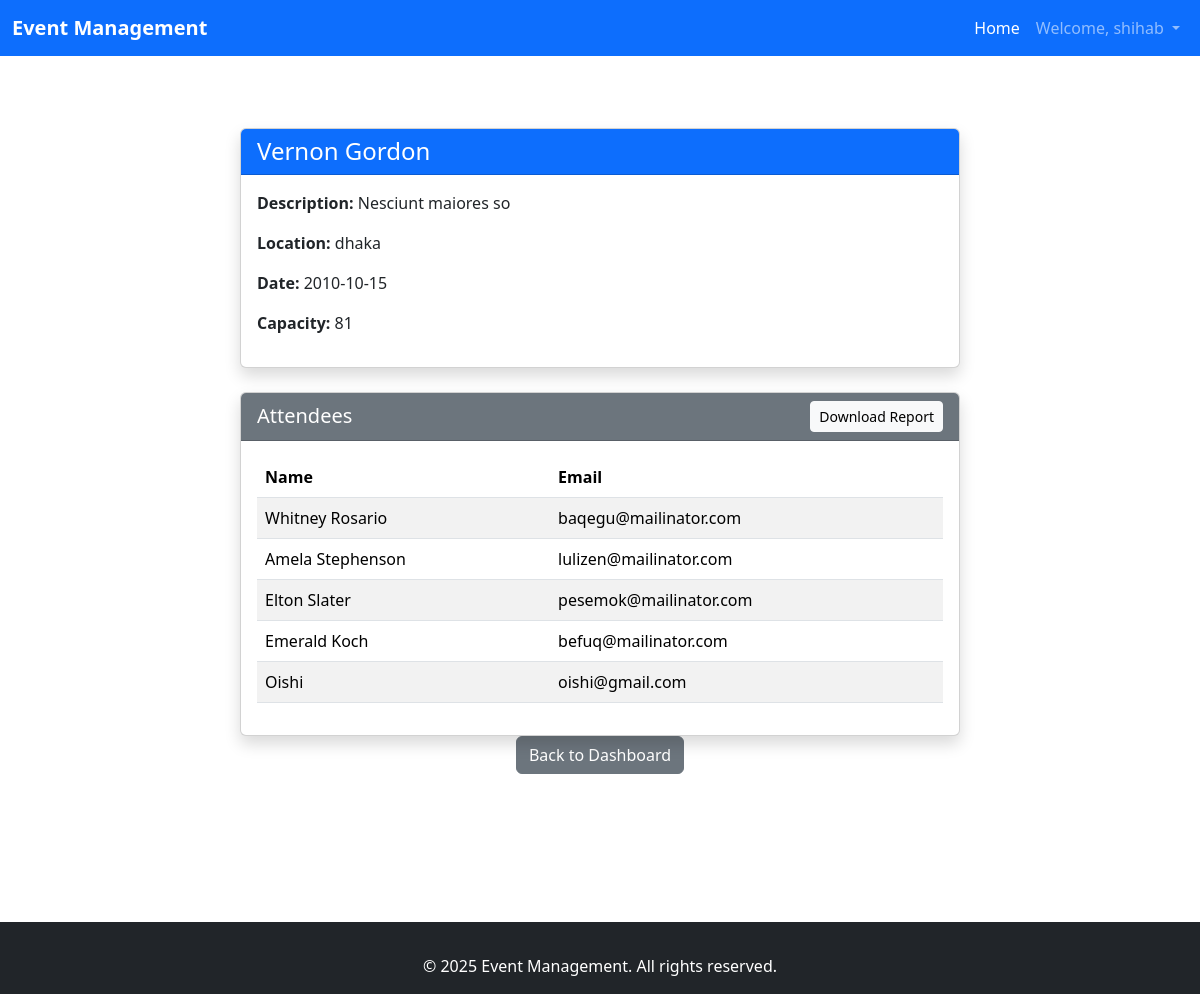
The page /view_event.php?id=7 (signed in) on the database its author committed.
### tables this page shows
CREATE TABLE `events` (
  `id` int(11) NOT NULL,
  `name` varchar(255) NOT NULL,
  `description` text DEFAULT NULL,
  `date` date NOT NULL,
  `capacity` int(11) NOT NULL,
  `created_by` int(11) NOT NULL,
  `location` varchar(255) NOT NULL,
  `created_at` timestamp NOT NULL DEFAULT current_timestamp()
);

CREATE TABLE `attendees` (
  `id` int(11) NOT NULL,
  `event_id` int(11) NOT NULL,
  `name` varchar(255) NOT NULL,
  `email` varchar(255) NOT NULL,
  `user_id` int(11) NOT NULL
);

### includes/auth.php (called while the page is built, shortened)
<?php
function isAdmin() {
    return isset($_SESSION['role']) && $_SESSION['role'] === 'admin';
}
?>

### view_event.php (the view, shortened to what this page needs)
<?php
include 'includes/auth.php';
include 'includes/db.php';
$id = $_GET['id'];
$stmt = $pdo->prepare("SELECT * FROM events WHERE id = ?");
$stmt->execute([$id]);
$event = $stmt->fetch();
$stmt = $pdo->prepare("SELECT name, email FROM attendees WHERE event_id = ?");
$stmt->execute([$id]);
$attendees = $stmt->fetchAll(PDO::FETCH_ASSOC);
?>
<?php include 'includes/header.php'; ?>
<div class="container mt-5">
    <div class="row justify-content-center">
        <div class="col-md-8">
            <div class="card shadow mb-4">
                <div class="card-header bg-primary text-white">
                    <h4 class="mb-0"><?= htmlspecialchars($event['name']) ?></h4>
                </div>
                <div class="card-body">
                    <p><strong>Description:</strong> <?= htmlspecialchars($event['description']) ?></p>
                    <p><strong>Location:</strong> <?= htmlspecialchars($event['location']) ?></p>
                    <p><strong>Date:</strong> <?= htmlspecialchars($event['date']) ?></p>
                    <p><strong>Capacity:</strong> <?= htmlspecialchars($event['capacity']) ?></p>
                </div>
            </div>
            <?php if (isAdmin()): ?>
                <div class="card shadow">
                    <div class="card-header bg-secondary text-white d-flex justify-content-between align-items-center">
                        <h5 class="mb-0">Attendees</h5>
                        <a href="view_event.php?id=<?= $event['id'] ?>&export=csv" class="btn btn-light btn-sm">Download Report</a>
                    </div>
                    <div class="card-body">
                        <table class="table table-striped">
                            <thead>
                                <tr>
                                    <th scope="col">Name</th>
                                    <th scope="col">Email</th>
                                </tr>
                            </thead>
                            <tbody>
                                <?php if (!empty($attendees)): ?>
                                    <?php foreach ($attendees as $attendee): ?>
                                        <tr>
                                            <td><?= htmlspecialchars($attendee['name']) ?></td>
                                            <td><?= htmlspecialchars($attendee['email']) ?></td>
                                        </tr>
                                    <?php endforeach; ?>
                                <?php else: ?>
                                    <tr>
                                        <td colspan="2" class="text-center">No attendees registered yet.</td>
                                    </tr>
                                <?php endif; ?>
                            </tbody>
                        </table>
                    </div>
                </div>
            <?php endif; ?>
            <div class="card-footer text-center">
                <a href="dashboard.php" class="btn btn-secondary">Back to Dashboard</a>
            </div>
        </div>
    </div>
</div>
<?php include 'includes/footer.php'; ?>

### rows shown on the page
events: name "Vernon Gordon", description "Nesciunt maiores so", location "dhaka", date "2010-10-15", capacity "81"
attendees: name "Whitney Rosario", email "baqegu@mailinator.com"
attendees: name "Amela Stephenson", email "lulizen@mailinator.com"
attendees: name "Elton Slater", email "pesemok@mailinator.com"
attendees: name "Emerald Koch", email "befuq@mailinator.com"
attendees: name "Oishi", email "oishi@gmail.com"

### other values the page prints
$_SESSION['username'] "shihab"
